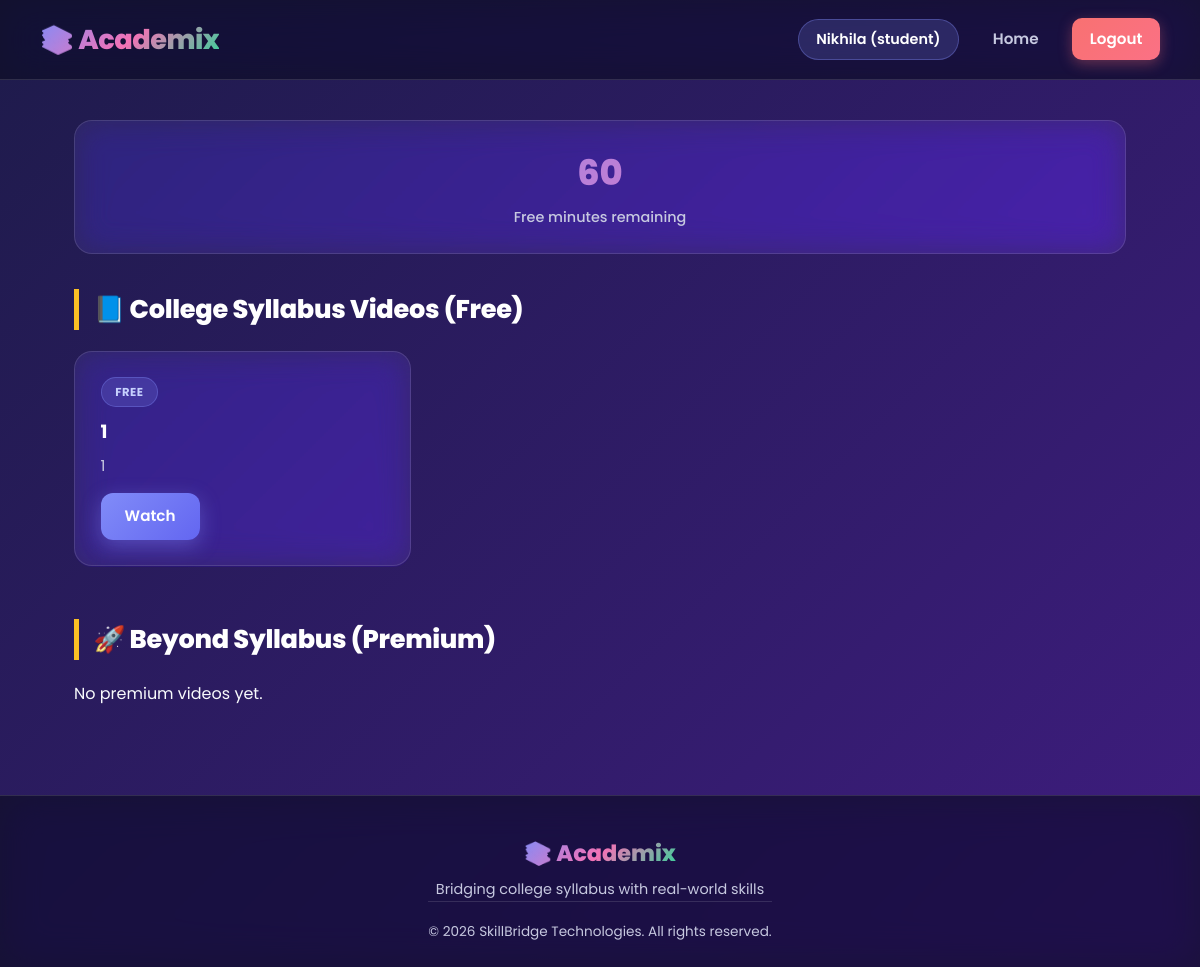
The app's page / (signed in) with its own data.
### models.py (models this page shows)
class User(db.Model, UserMixin):
    id = db.Column(db.Integer, primary_key=True)
    name = db.Column(db.String(100), nullable=False)
    email = db.Column(db.String(120), unique=True, nullable=False)
    password_hash = db.Column(db.String(200), nullable=False)
    role = db.Column(db.String(20), default='student')  # student, teacher, admin
    free_minutes_used = db.Column(db.Integer, default=0)  # tracks 1hr free quota
    created_at = db.Column(db.DateTime, default=datetime.utcnow)
    videos = db.relationship('Video', backref='uploader', lazy=True)
    purchases = db.relationship('Purchase', backref='user', lazy=True)

class Video(db.Model):
    id = db.Column(db.Integer, primary_key=True)
    title = db.Column(db.String(200), nullable=False)
    description = db.Column(db.Text)
    filepath = db.Column(db.String(300), nullable=False)  # default/original
    filepath_480p = db.Column(db.String(300), nullable=True)
    filepath_720p = db.Column(db.String(300), nullable=True)
    duration_minutes = db.Column(db.Integer, default=0)
    category = db.Column(db.String(50))
    teacher_id = db.Column(db.Integer, db.ForeignKey('user.id'))
    price = db.Column(db.Float, default=0.0)
    created_at = db.Column(db.DateTime, default=datetime.utcnow)
    reviews = db.relationship('Review', backref='video', lazy=True)

### routes/student.py (the view)
@student_bp.route('/')
@login_required
def home():
    syllabus_videos = Video.query.filter_by(category='syllabus').all()
    premium_videos = Video.query.filter_by(category='premium').all()
    return render_template('home.html',
                            syllabus_videos=syllabus_videos,
                            premium_videos=premium_videos,
                            free_minutes_left=max(0, Config.FREE_MINUTES_LIMIT - current_user.free_minutes_used))

### templates/home.html (shortened to what this page needs)
{% extends "base.html" %}
{% block content %}
<div class="stats-row">
  <div class="stat-box">
    <div class="value">{{ free_minutes_left }}</div>
    <div class="label">Free minutes remaining</div>
  </div>
</div>
<div class="section-title">📘 College Syllabus Videos (Free)</div>
<div class="grid">
  {% for v in syllabus_videos %}
    <div class="card">
      <span class="badge">Free</span>
      <h4>{{ v.title }}</h4>
      <p>{{ v.description }}</p>
      <a href="{{ url_for('student.watch', video_id=v.id) }}" class="btn">Watch</a>
    </div>
  {% else %}
    <p>No syllabus videos yet.</p>
  {% endfor %}
</div>
<div class="section-title">🚀 Beyond Syllabus (Premium)</div>
<div class="grid">
  {% for v in premium_videos %}
    <div class="card">
      <span class="badge badge-paid">${{ v.price }}</span>
      <h4>{{ v.title }}</h4>
      <p>{{ v.description }}</p>
      <a href="{{ url_for('student.watch', video_id=v.id) }}" class="btn btn-secondary">View / Buy</a>
    </div>
  {% else %}
    <p>No premium videos yet.</p>
  {% endfor %}
</div>
{% endblock %}

### templates/base.html (shortened to what this page needs)
<!DOCTYPE html>
<html lang="en">
<head>
  <link rel="stylesheet" href="{{ url_for('static', filename='css/style.css') }}">
</head>
<body>
  <nav>
    <a href="{{ url_for('student.home') if current_user.is_authenticated and current_user.role == 'student' else url_for('auth.login') }}" class="nav-brand">📚 Academix</a>
    <div class="nav-links">
      {% if current_user.is_authenticated %}
        <span class="nav-user">{{ current_user.name }} ({{ current_user.role }})</span>
        {% if current_user.role == 'student' %}
          <a href="{{ url_for('student.home') }}">Home</a>
        {% elif current_user.role == 'teacher' %}
          <a href="{{ url_for('teacher.dashboard') }}">Dashboard</a>
          <a href="{{ url_for('teacher.upload') }}">Upload</a>
        {% elif current_user.role == 'admin' %}
          <a href="{{ url_for('admin.dashboard') }}">Admin</a>
          <a href="{{ url_for('admin.manage_users') }}">Users</a>
        {% endif %}
        <a href="{{ url_for('auth.logout') }}" class="logout-btn">Logout</a>
      {% else %}
        <a href="{{ url_for('auth.login') }}">Login</a>
        <a href="{{ url_for('auth.signup') }}" class="btn">Sign Up</a>
      {% endif %}
    </div>
  </nav>
  <div class="container">
    {% block content %}{% endblock %}
  </div>
  <footer class="site-footer">
    <div class="footer-content">
      <div class="footer-brand">
        <span class="footer-logo">📚 Academix</span>
        <p class="footer-tagline">Bridging college syllabus with real-world skills</p>
      <div class="footer-bottom">
        <p>&copy; {{ current_year }} SkillBridge Technologies. All rights reserved.</p>
      </div>
    </div>
  </footer>
</body>
</html>

### records on screen
User: name "Nikhila", role "student"
Video: title "1", description "1"

### other values on screen
{{ free_minutes_left }} "60"
